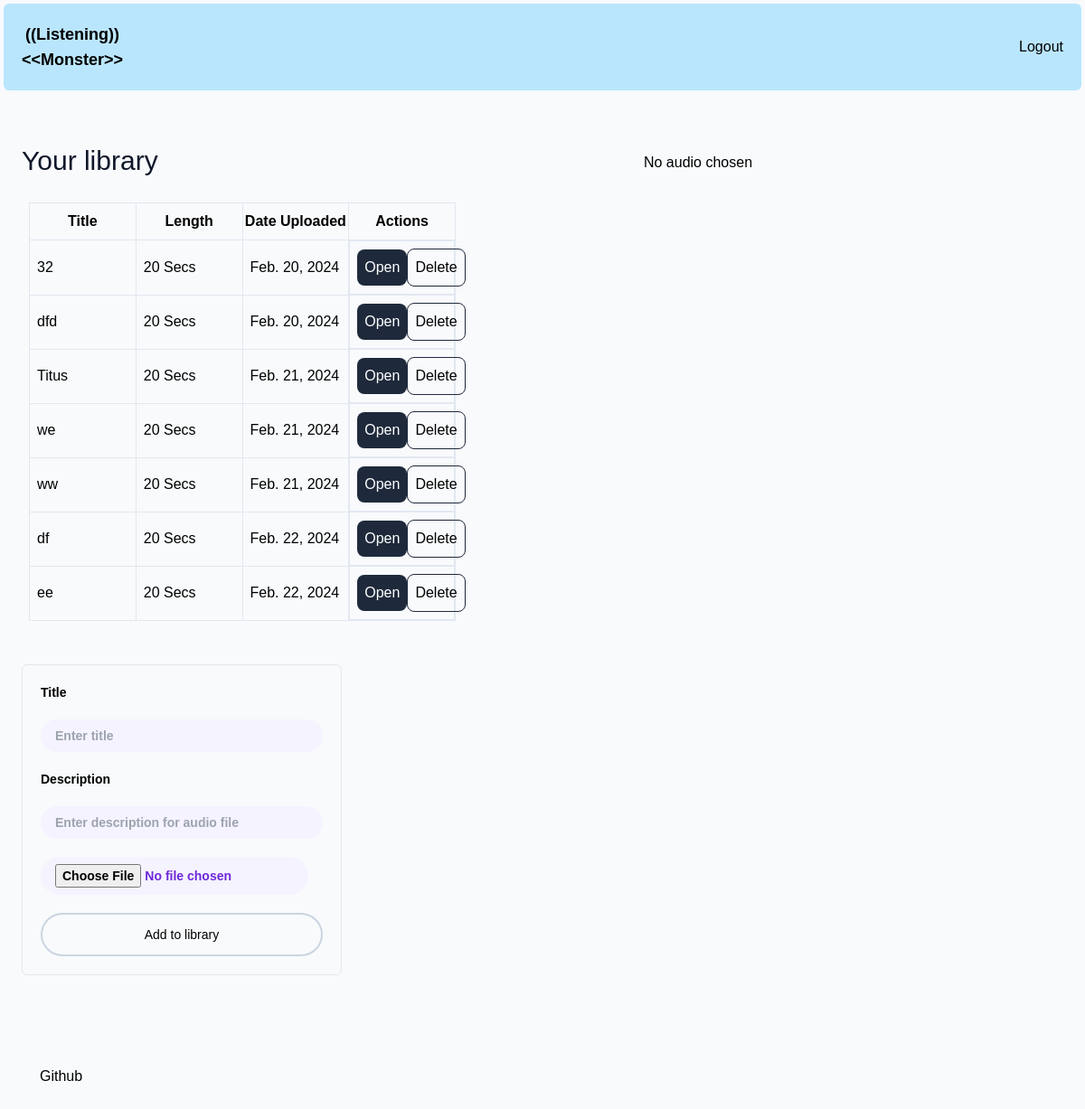
The app's page /elson/index/ (signed in) with its own data.
### elson/models.py (models this page shows, shortened)
class Audio(models.Model):
    audio_id = models.AutoField(primary_key=True, unique=True)
    user = models.ForeignKey(User, on_delete=models.CASCADE)
    audio_file = models.FileField(upload_to='audio/', null=True)
    label = models.CharField(max_length=30)
    uid = models.CharField(max_length = 50, null=True)
    description = models.CharField(max_length=200)
    _length = models.IntegerField()
    uploaded_at = models.DateTimeField(auto_now_add = True, null = True)
    @property
    def length(self) -> str:
        h = int(self._length // 3600)
        m = int(self._length // 60)
        s = int(self._length % 60)
        return "".join(
            [
                f"{h} Hrs " if h > 0 else "",
                f"{m} Min " if m > 0 else "",
                f"{s} Secs" if s > 0 else "",
            ]
        )

### elson/views.py (the view)
# urls.py: path('index/', views.index, name='index'),
@TemplateRules.returns_page
@csrf_exempt
@login_required
def index(request):
    audios = Audio.objects.filter(user=request.user)
    return TemplateRules.render_html_page("index.html", audios=audios)

### elson/templateutils.py (called while the page is built)
    @classmethod
    def render_html_page(cls, loc, **kwargs):
        loc = loc.replace(".html", "")
        return render(None, f"elson/pages/{loc}.html", kwargs)

### elson/templates/elson/pages/index.html
{% extends "elson/base.html" %} {% block title %}Home{% endblock %}
 {% block content %}
<div class="md:flex md:flex-row-reverse">
    <div class=" h-30 md:basis-1/2">
    {% include "elson/sections/right-nav.html" %}
  </div>
  <div class=" h-auto md:basis-1/2">
    {% include "elson/sections/left-nav.html" %}
  </div>
</div>
{% endblock %}

### elson/templates/elson/sections/left-nav.html
{% load static %}
<div id="left-nav" class="w-full flex flex-col gap-y-10 px-5 p-5">
  <div class="w-full flex flex-col gap-y-5">
    <p class="text-3xl text-slate-900">Your library</p>
    <table class="w-full table-fixed border-collapse border border-slate-200 m-2">
      <thead>
        <th class="py-2 border border-slate-200 w-1/4">Title</th>
        <th class="border border-slate-200 w-1/8">Length</th>
        <th class="border border-slate-200">Date Uploaded</th>
        <th class="border border-slate-200">Actions</th>
      </thead>
      <tbody>
        {% for audio in audios%}
        <tr>
          <td class="py-2 border border-slate-200 p-2">{{audio.label}}</td>
          <td class="border border-slate-200 p-2">{{audio.length}}</td>
          <td class="border border-slate-200 p-2">{{audio.uploaded_at.date}}</td>
          <td
            class="border border-slate-200 p-2 flex items-center justify-around"
          >
            <button
              class="bg-slate-800 px-2 py-2 text-white rounded-lg"
              hx-get= "{% url 'audio' audio.uid|urlencode %}"
              hx-target="#right-section"
              hx-swap="outerHTML"
            >
              Open
            </button>
            <button
              hx-delete="{% url 'audio' audio.uid|urlencode %}"
              class="border border-slate-800 px-2 py-2 text-black rounded-lg"
              hx-confirm
              hx-target="left-nav"
              hx-swap="outerHTML"
            >
              Delete
            </button>
          </td>
        </tr>
        {% endfor %}
      </tbody>
    </table>
  </div>
  <div id="audio-upload">{% include "elson/sections/audio-upload.html" %}</div>
</div>

### elson/templates/elson/base.html (style rules this page uses)
* { padding: 0; box-sizing: border-box; margin: 0; font-family: Arial, Helvetica, sans-serif; }

### records on screen
Audio: label "32", length "20 Secs", uploaded_at "Feb. 20, 2024"
Audio: label "dfd", length "20 Secs", uploaded_at "Feb. 20, 2024"
Audio: label "Titus", length "20 Secs", uploaded_at "Feb. 21, 2024"
Audio: label "we", length "20 Secs", uploaded_at "Feb. 21, 2024"
Audio: label "ww", length "20 Secs", uploaded_at "Feb. 21, 2024"
Audio: label "df", length "20 Secs", uploaded_at "Feb. 22, 2024"
Audio: label "ee", length "20 Secs", uploaded_at "Feb. 22, 2024"
